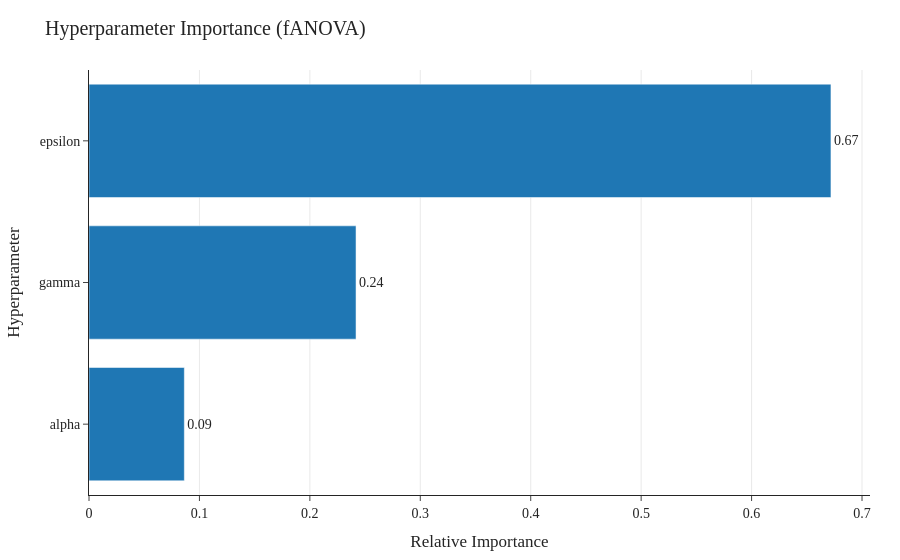

Here is the notebook cell this chart was saved with:
### Markdown cell above
### fANOVA

### Code cell
if study is not None:
    try:
        importance_evaluator = FanovaImportanceEvaluator(seed=42)
        fig_importance = plot_param_importances(study, evaluator=importance_evaluator)
        fig_importance = apply_latex_style(fig_importance)
        fig_importance.update_yaxes(showgrid=False)
        fig_importance.update_layout(
            title="Hyperparameter Importance (fANOVA)",
            xaxis_title="Relative Importance",
        )
    except ValueError as exc:
        if "only a single trial" not in str(exc):
            raise
        fig_importance = unavailable_figure("Hyperparameter Importance (fANOVA)")
    generated_figures.append(("02_param_importance", fig_importance))
    fig_importance.show()
else:
    phase_summary = (
        hpo_rows.groupby(["stage", "candidate_value"], as_index=False)["min_distance"]
        .agg(["mean", "std", "min"])
        .reset_index()
    )
    display(phase_summary)

### Figure 1 — Plotly figure (JSON) as saved in the notebook; plotly's stock layout.template omitted (floating-point values rounded to 4 significant figures)
{"data": [{"cliponaxis": false, "hovertemplate": ["alpha (FloatDistribution): 0.08632526670070005<extra></extra>", "gamma (FloatDistribution): 0.241805834143912<extra></extra>", "epsilon (FloatDistribution): 0.6718688991553879<extra></extra>"], "name": "Objective Value", "orientation": "h", "text": ["0.09", "0.24", "0.67"], "textposition": "outside", "type": "bar", "x": [0.08633, 0.2418, 0.6719], "y": ["alpha", "gamma", "epsilon"]}], "layout": {"font": {"family": "Computer Modern", "size": 14}, "legend": {"bgcolor": "rgba(255,255,255,0.8)", "borderwidth": 0}, "margin": {"b": 60, "l": 70, "r": 30, "t": 70}, "title": {"text": "Hyperparameter Importance (fANOVA)"}, "xaxis": {"gridcolor": "lightgray", "gridwidth": 0.5, "showgrid": true, "title": {"text": "Relative Importance"}, "zeroline": false}, "yaxis": {"gridcolor": "lightgray", "gridwidth": 0.5, "showgrid": false, "title": {"text": "Hyperparameter"}, "zeroline": false}}}
